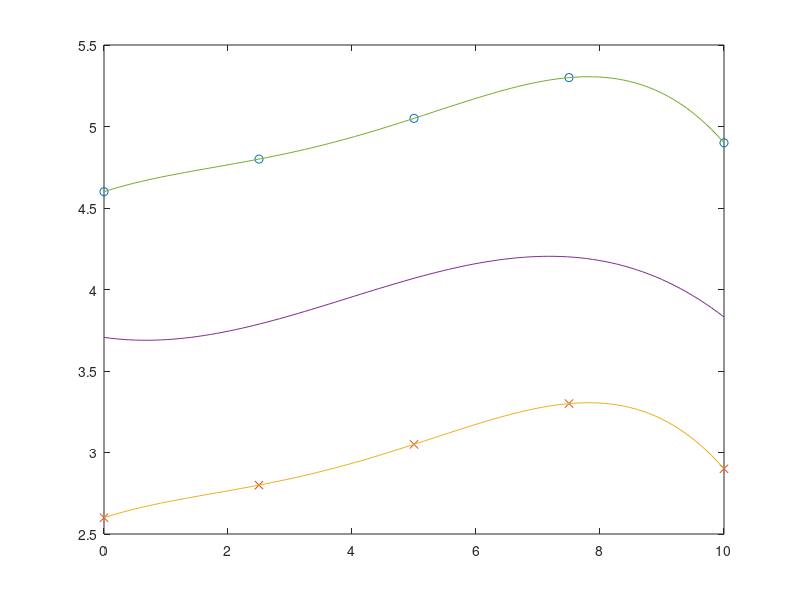

This figure's MATLAB source: (Note: this script raises an error after producing the figure.)

left_x = linspace(0,10,5);
left_y = [4.80 5.05 5.30 4.90 4.60]; %przebieg testowy punktow
right_y = left_y-2;

x_axis = linspace(0,10);
sim_left_y= left_y;
sim_right_y = right_y;
figure
while (1)
    overflow = sim_left_y(5);
    for i=5:-1:2
        sim_left_y(i)=sim_left_y(i-1);
    end
    sim_left_y(1)=overflow;
    
    sim_right_y= sim_left_y-2;
    poly_left = polyfit(left_x,sim_left_y,4);
    poly_right = polyfit(left_x,sim_right_y,4);
    %wyznaczenie punkt�w przeciecia
    for i=1:4
        cross_point_x= [left_x(i),left_x(i+1)];
        cross_point_y1 = [sim_left_y(i),sim_right_y(i+1)];
        cross_point_y2 = [sim_right_y(i),sim_left_y(i+1)];
        linear1 = polyfit(cross_point_x,cross_point_y1,1);
        linear2 = polyfit(cross_point_x,cross_point_y2,1);
        
        intersec_x(i) = (linear2(2)-linear1(2))/(linear1(1)-linear2(1));
        intersec_y(i) = polyval(linear1,intersec_x(i));
    end
    
    trajectory = polyfit(intersec_x,intersec_y,3);
    trajectory = polyval(trajectory,x_axis);
    
    poly_left = polyval(poly_left,x_axis);
    poly_right = polyval(poly_right,x_axis);
    
    %wy�wietlanie wykres�w i trajektorii
    plot(left_x,sim_left_y,'o')
    hold on
    plot(left_x,sim_right_y,'x')
    hold on
    plot(x_axis,poly_right)
    hold on
    plot(x_axis,trajectory)
    hold on
    plot(x_axis,poly_left)
    hold on
    plot(intersec_x,intersec_y,'P');
    hold off
    pause(0.2);
    %w = waitforbuttonpress;
    %if w == 1
     %   close all;
    %    break;
   % end
end
%zamkni�cie okna

disp('koniec programu')